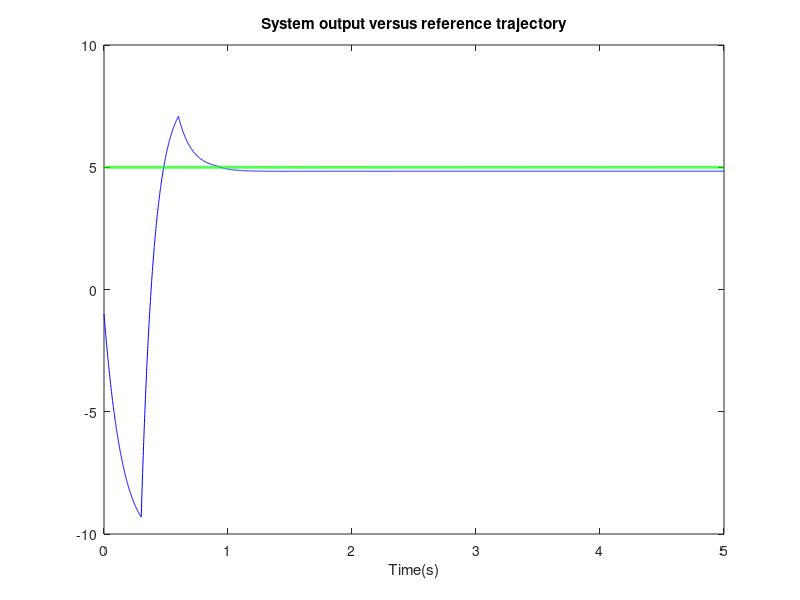
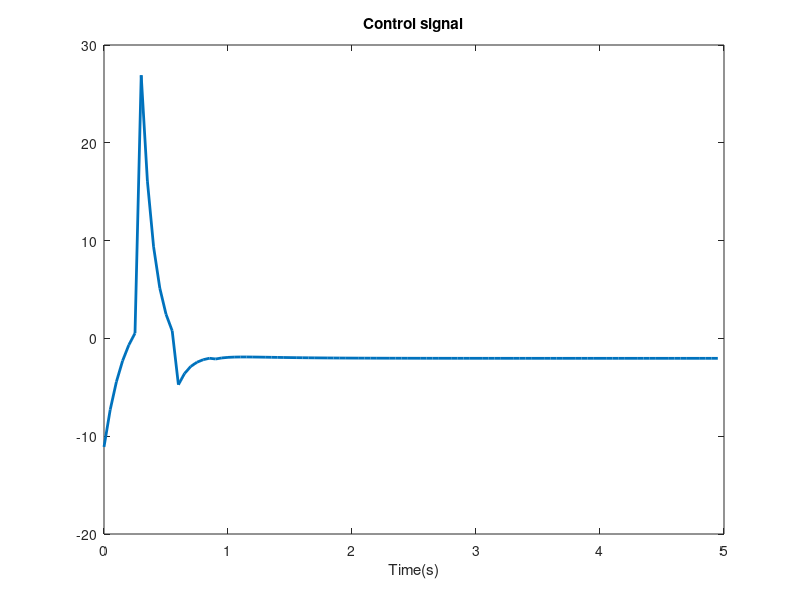
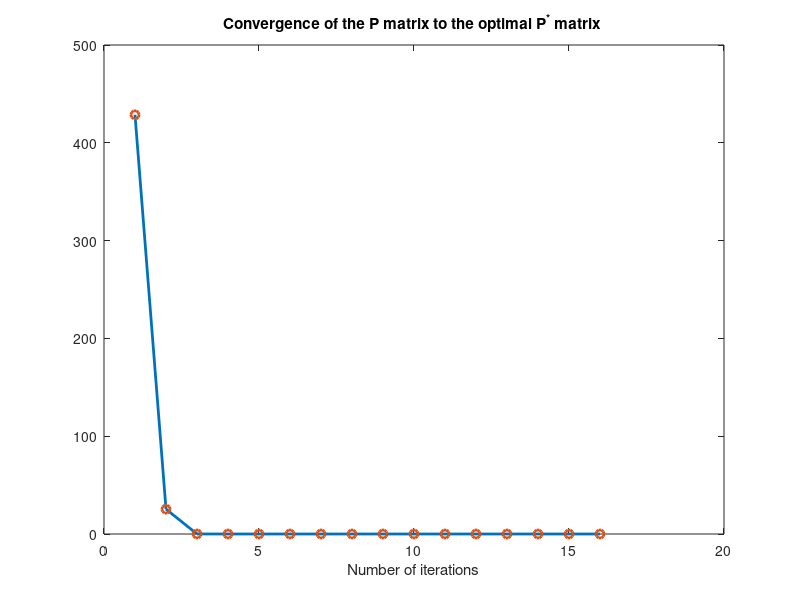
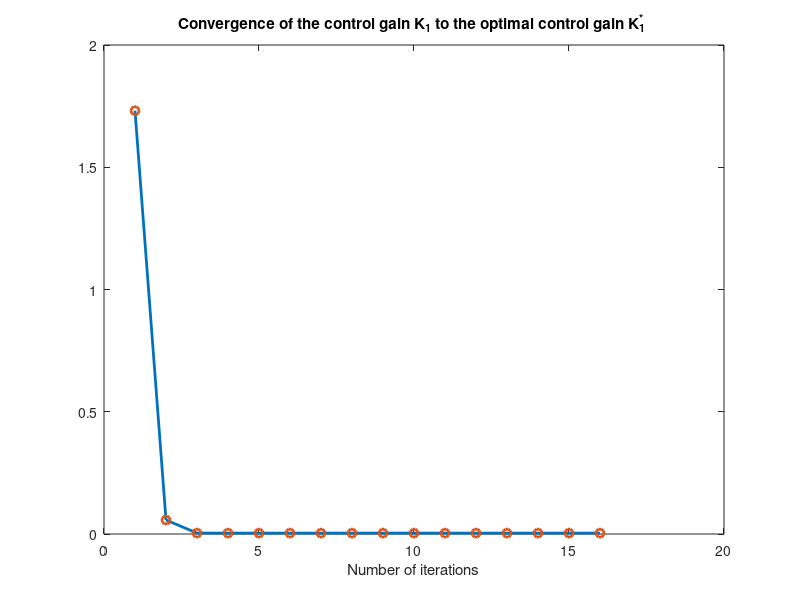

These charts were generated, in order, by the following MATLAB code:
function odestart
clear all;close all;clc;
global P;
global T
global B1
global R
global Q1
global u
global gamma

%system matrices
A=[0.5 1.5;2 -2];
E=eig(A)
B=[4 1]';

C=[1 0];
P=rand(3,3);
R=1;
F=[0];
Q=5;
B1=[B;0];
T=[A [0;0];[0 0] F];
C1=[C -1];
x0=[-1,1,5, 0];
Q1=C1'*Q*C1;
Q11=C'*Q*C;
PP=care(T-0.5*0.1*eye(3),B1,Q1,1)
LL=-inv(R)*B1'*PP;
kk=0;
uu=[]; % saving the control signal for plot

%parameters of the critic rearanged as it would be returned by the least
%squares
WW=[P(1,1); 2*P(1,2); 2*P(1,3); P(2,2); 2*P(2,3); P(3,3)];
WWP=[WW; 0];

Fsamples=100; %length of the simulation in samples 
T1=.05; % sample time
gamma=0.1;
%parameters for the batch least squares
j=0;
Xpi=[];

upd=[]; % stores information relative to updates of the critic parameters
ch=0;

for k=1:Fsamples,
    j=j+1;
    X(j,:)=[x0(1)^2 x0(1)*x0(2) x0(1)*x0(3) x0(2)^2 x0(2)*x0(3) x0(3)^2];
    before_cost=[x0(1) x0(2) x0(3)]*P*[x0(1) x0(2) x0(3)]';
    tspan=[0 T1];
    [t,x]= ode45(@odefile,tspan,x0);
    x1=x(length(x),1);
    x2=x(length(x),2);
    x3=x(length(x),3);
    after_cost=x(length(x),4)+exp(-gamma*T1)*[x1 x2 x3]*P*[x1;x2;x3];
    Xpi(j,:)=X(j,:)-exp(-gamma*T1)*[x1^2 x1*x2 x1*x3 x2^2 x2*x3 x3^2];
%     figure(1); 
    plot(t+T1*(k-1),x(:,1),'-b',t+T1*(k-1),x(:,3),'-g','LineWidth',2);
    hold on
    Y(j,:)=x(length(x),4);
    x0=[x(length(t),1) x(length(t),2) x(length(t),3) 0];
%     plot(t(length(t))+T1*(k-1),x0(1:3),'o');
    
    uu=[uu u];
    
    if (abs(after_cost-before_cost)>0.00001)&&(ch==0)&&(mod(j,6)~=1),
        j=0;
        ch=ch+1;
    else
        if abs(after_cost-before_cost)>0.00001,
        ch=ch+1;
        end
    end
    
    
    % the batch least squares is made on 6 values
    if mod(j,6)==0,
        kk=kk+1;
        if (abs(after_cost-before_cost)>0.00001)&&(ch==6),
        weights=Xpi\Y; %calculation of the weights
        upd=[upd 1];
        else 
        %there is no reason to update
        upd=[upd 0];       
        end
        WWP=[WWP [weights; k*T1]];
        WW=[WW weights];
         %calculating the matrix P
        P=[weights(1) weights(2)/2 weights(3)/2 ; weights(2)/2 weights(4) weights(5)/2; weights(3)/2 weights(5)/2 weights(6)];
        L=-inv(R)*B1'*P
        j=0;
        ch=0;
        d1(kk)=norm(P-PP);
        d11(kk)=norm(L-LL);
%         E=[E eig(T-B1*B1'*P)];
    end
end




figure(1); title('System output versus reference trajectory'); xlabel('Time(s)');

%printing for comparison
sol=care(T-0.5*0.1,B1,Q1,1)
P=[weights(1) weights(2)/2 weights(3)/2 ; weights(2)/2 weights(4) weights(5)/2; weights(3)/2 weights(5)/2 weights(6)]

WW=[WW [sol(1,1); 2*sol(1,2); 2*sol(1,3); sol(2,2); 2*sol(2,3); sol(3,3)]];

figure; plot([0:T1:T1*(length(uu)-1)],uu,'LineWidth',2);
title('Control signal'); xlabel('Time(s)');

%plotting the poles of the closed loop system
% figure;
% for jj=1:Fsamples/6,
%     plot(6*T*(jj-1),real(E(:,jj)),'.');
%     hold on;
% end
% title('Poles of the closed loop system'); xlabel('Time(s)')

% figure;
% hold on;
% plot(WWP(7,:)',WWP(1:6,:)','.-');
% title('P matrix parameters'); xlabel('Time(s)')

% figure;
% WWP=[WWP [[sol(1,1); 2*sol(1,2); 2*sol(1,3); sol(2,2); 2*sol(2,3); sol(3,3)]; T*(Fsamples-1)]];
% xy=size(WWP);
% plot(WWP(7,1:(xy(2)-1)),WWP(2:2:6,1:(xy(2)-1)),'.');
% hold on;
% plot(WWP(7,xy(2)),WWP(2:2:6,xy(2)),'*');
% title('P matrix parameters'); xlabel('Time(s)'); axis([0 3 -0.2 2.5]);

% figure;
% plot(upd,'*'); title('P parameters updates'); xlabel('Iteration number');axis([0 10 -0.1 1.1]);
% % 
% 
% tspan=[0 50];
% [t,x]=ode45(@odefile,tspan,x0);
% y=C*x(:,1:2)';
% plot(t,y,'r',t,x(:,3),'b') 
   
g=1:kk;
figure;
plot(g,d1,'LineWidth',2)
title('Convergence of the P matrix to the optimal P^{*} matrix ','LineWidth',24);; xlabel('Number of iterations','LineWidth',24);
hold on
plot(g,d1,'o','LineWidth',2)

figure;
plot(g,d11,'LineWidth',2)
title('Convergence of the control gain K_{1} to the optimal control gain K_{1}^{*} ','LineWidth',24); xlabel('Number of iterations','LineWidth',24);
hold on
plot(g,d11,'o','LineWidth',2)

    
function xdot=odefile(t,x)
global P;
global T
global B1
global R
global Q1
global u
global gamma
x1=x(1);
x2=x(2);
x3=x(3);

  %calculating the control signal
u=-inv(R)*B1'*P*[x1;x2;x3];

  %updating the derivative of the state=[x(1:2) V]
xdot=[T*[x1;x2;x3]+B1*u
      exp(-gamma*t)*[x1;x2;x3]'*Q1*[x1;x2;x3]+u'*R*u];
  
    
